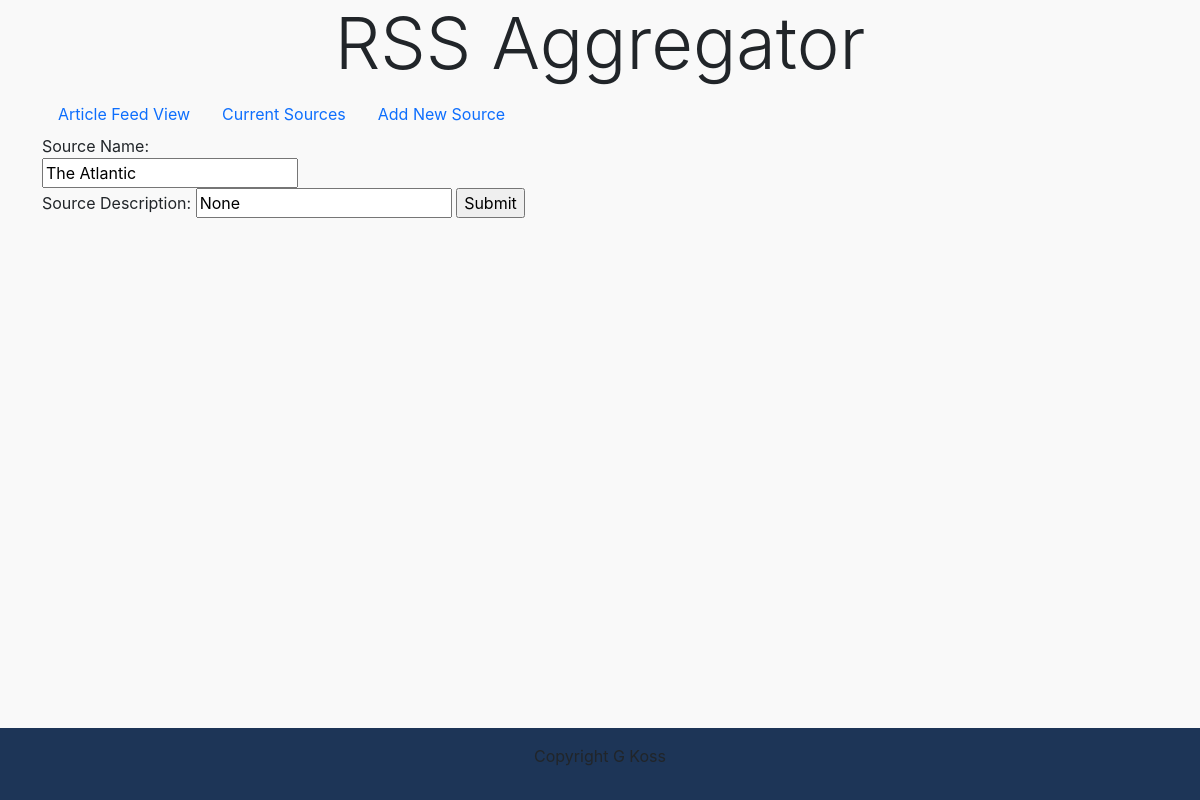
/update_source/19, run on an earlier commit of the app's database.
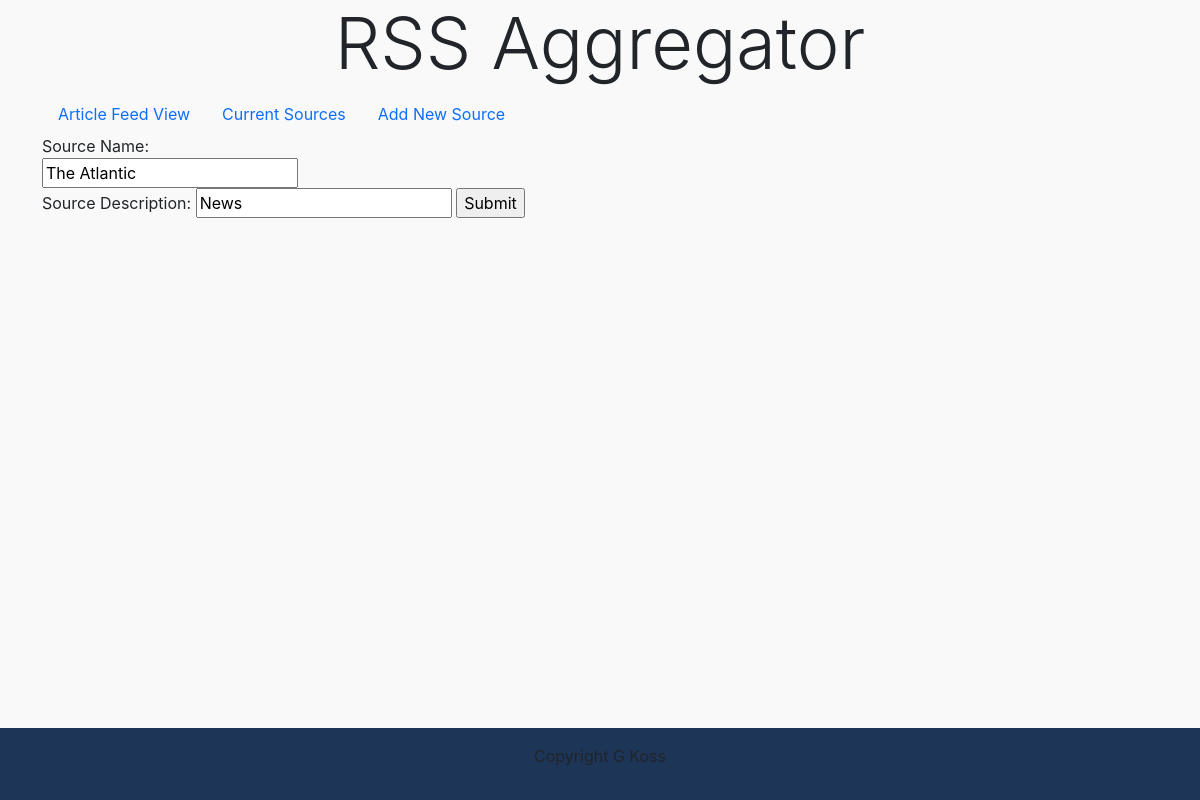
And on a later commit of the database.
### aggregator/models.py (models this page shows, shortened)
class Source(models.Model):
    title = models.CharField(max_length=200,default="No Title")
    link = models.CharField(max_length=200)
    description = models.CharField(max_length=500,default="No Description")

### aggregator/views.py (the view)
# urls.py: path('update_source/<int:id>', views.update_source, name='update_source'),
def update_source(request, id):
    source = Source.objects.get(id=id)
    template=loader.get_template('update_source.html')
    context = {
        'source': source
    }
    return HttpResponse(template.render(context, request))

### templates/update_source.html (shortened to what this page needs)
<!DOCTYPE html>
<html lang="en">
  <head>
    {% load static %}
    <link href="https://cdn.jsdelivr.net/npm/bootstrap@5.2.2/dist/css/bootstrap.min.css"
    rel="stylesheet"
      />
    <link rel="stylesheet" type="text/css" href=../static/main.css />
  </head>
  <body class="d-flex flex-column">
    <header>
      <nav class="container">
        <div class="row">
          <div class="col text-center">
            <h2 class="display-2">RSS Aggregator</h2>
          </div>
        </div>
      </nav>
    </header>
<main class="container flex-grow-1">
<ul class="nav nav-pills">
    <li class="nav-item">
      <a class="nav-link" href="/articles">Article Feed View</a>
    </li>
    <li class="nav-item">
      <a class="nav-link" href="/sources">Current Sources</a>
    </li>
    <li class="nav-item">
      <a class="nav-link" href="/add_new_source">Add New Source</a>
    </li>
  </ul>
<form action="update/{{ source.id }}" method="post">
    Source Name:<br>
    <input name="title" value="{{ source.title }}">
    <br>
    Source Description:
    <input name="description" value="{{ source.description }}">
    <input type="submit" value="Submit">
</form>
</main>
<footer class="container-fluid">
    <div class="row">
      <div class="col text-center">
        <p>Copyright G Koss</p>
      </div>
    </div>
  </footer>
</body>
</html>

What changed in the data, as far as the page shows it:
changed Source "The Atlantic": description "None" → "News"
